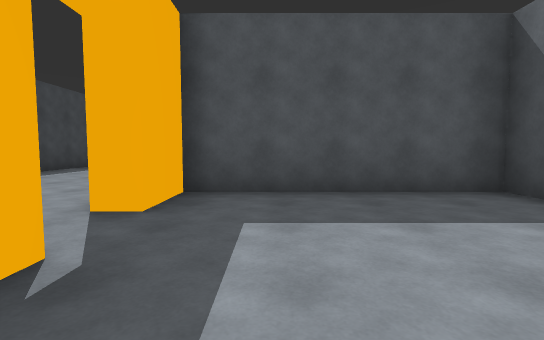
View 1 (above)

17 first-person views from a walk through a scene from a Unity 3-D project. The camera is 1.2 m above the floor, tilts 4° down and sees 85° across. The floor is counted in squares, 2 m on a side. Each view is taken from the middle of a square. On the plan, view 1 faces up. The plan holds only what a view shows up to about 9 squares ahead; the rest is blank. The place goes on beyond the plan. The player is left out. Door leaves are left out, so doorways stand open.

View 2
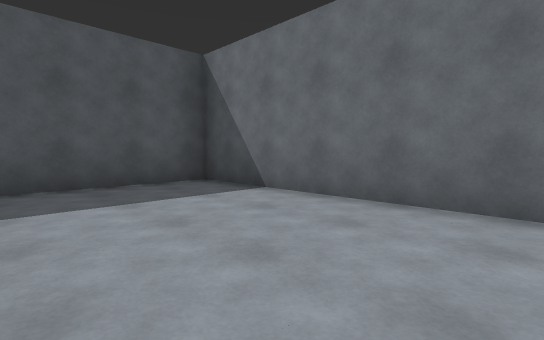

View 3
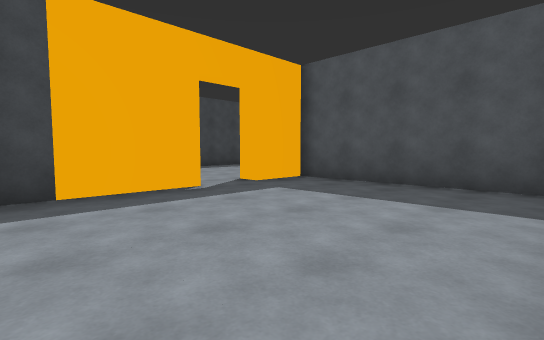

View 4
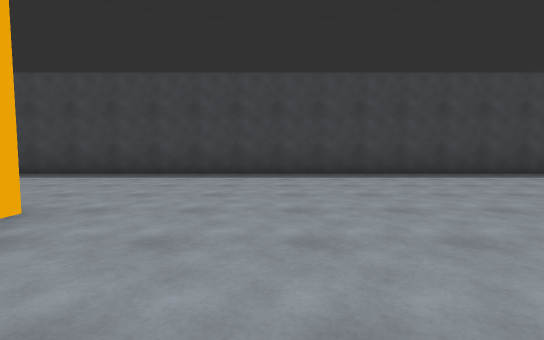

View 5
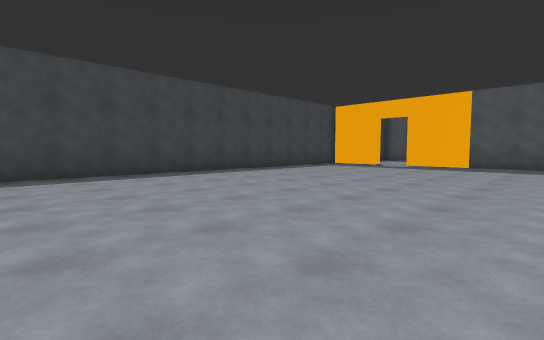

View 6
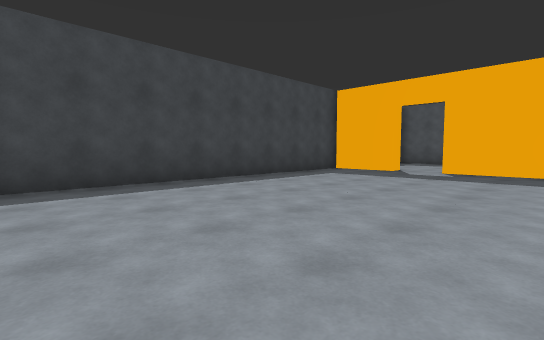

View 7
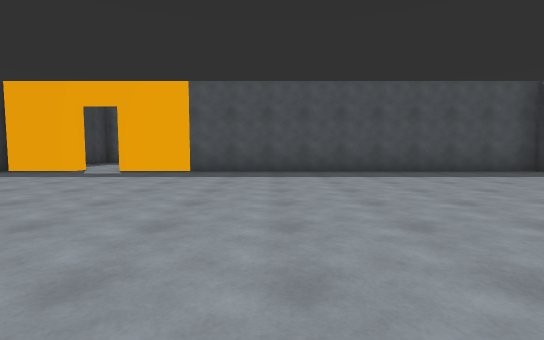

View 8
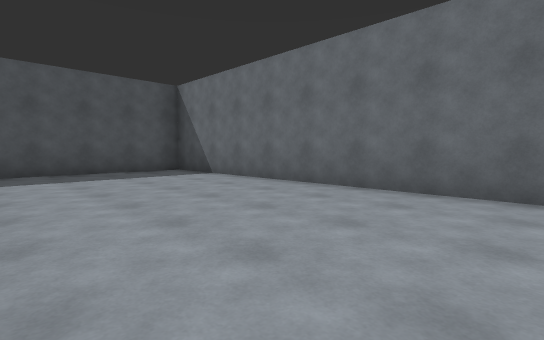

View 9
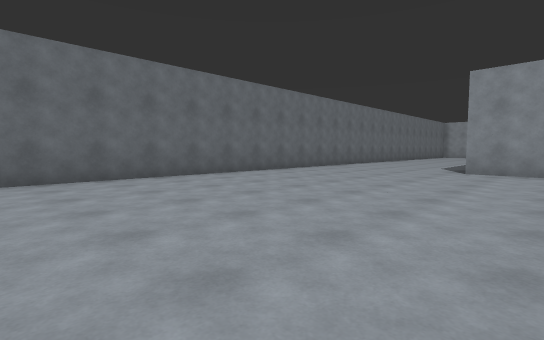

View 10
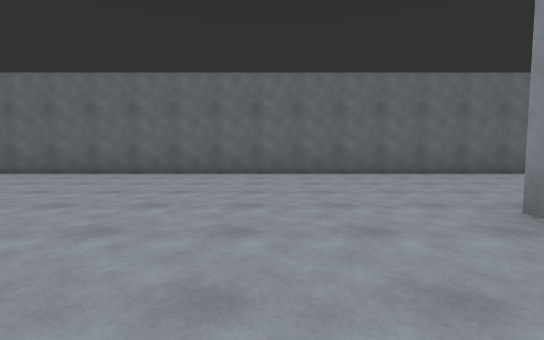

View 11
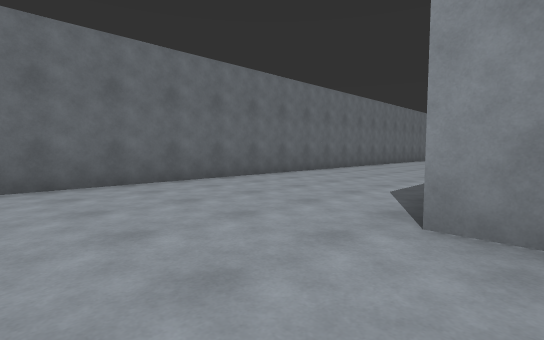

View 12
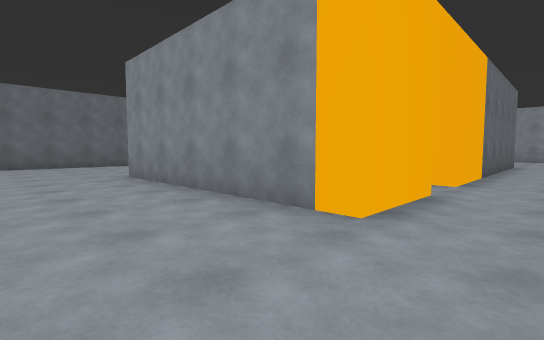

View 13
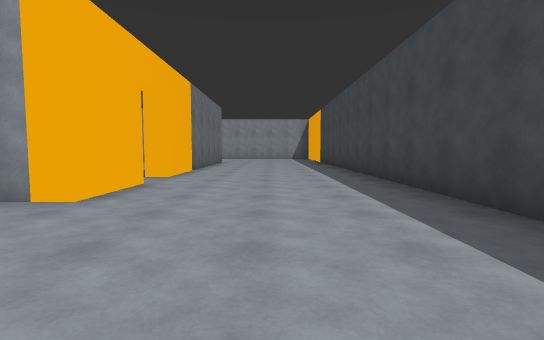

View 14
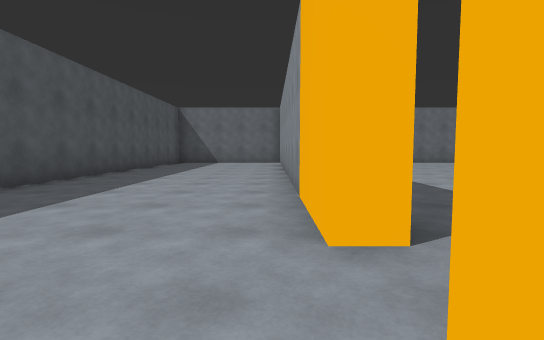

View 15
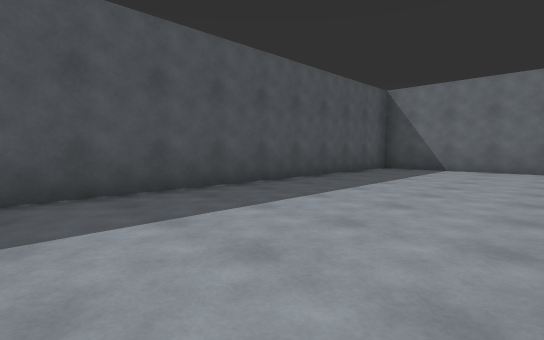

View 16
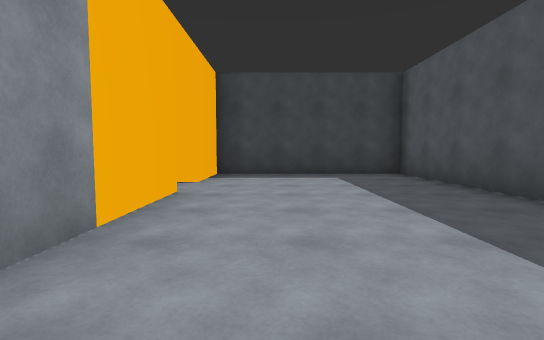

View 17
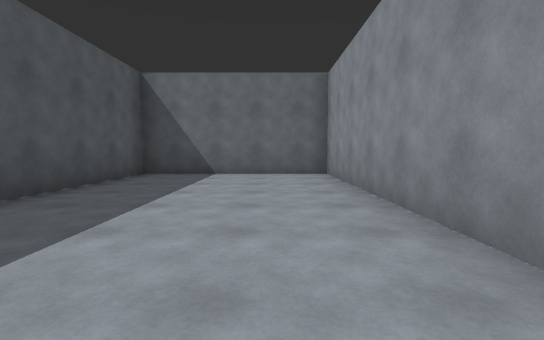

### Floor plan
Points are (right, up) in squares from view 1. A wall is a line through its corners. A room is listed if a view was taken in it or the views show most of it. See-through windows are left out.
Room 1 (views 1, 2, 3)
walls: (-1.2, 1.6) (-1.2, -0.9); (3.3, -0.9) (3.3, 4.2) (-1.2, 4.2) (-1.2, 2.8)
ways out: open door at (-1.5, 2) to room 2
Room 2 (views 4, 5, 6, 7, 8, 9, 10, 11, 12, 13)
walls: (-1.2, 2.8) (-1.8, 2.8) (-1.8, 4.6) (3.8, 4.6); (-1.8, -1.5) (-1.8, 1.6) (-1.2, 1.6); (-4.4, 19.1) (-6.2, 19.1) (-6.2, -1); (8.2, -0.5) (8.2, 19.1) (-3.2, 19.1)
ways out: open door at (-1.5, 2) to room 1; open door at (-4, 19) to room 3
Room 3 (views 14, 15, 16, 17)
walls: (-2.4, 24.1) (-6.2, 24.1) (-6.2, 19.6) (-4.4, 19.6); (-3.2, 19.6) (8.2, 19.6) (8.2, 24.1) (-0.9, 24.1)
ways out: open door at (-4, 19) to room 2

Positions as (right, up) in squares from view 1, and headings:
1: (0, 0), facing up
2: (0, -1), facing up-right
3: (3, -1), facing up-left
4: (1, 7), facing left
5: (1, 8), facing up-left
6: (-1, 11), facing up-left
7: (1, 11), facing up
8: (4, 11), facing up-right
9: (2, 13), facing down-right
10: (1, 7), facing right
11: (3, 7), facing down-right
12: (-3, 7), facing down-right
13: (-4, 8), facing down
14: (-5, 20), facing right
15: (-1, 20), facing up-right
16: (1, 21), facing left
17: (1, 21), facing right
